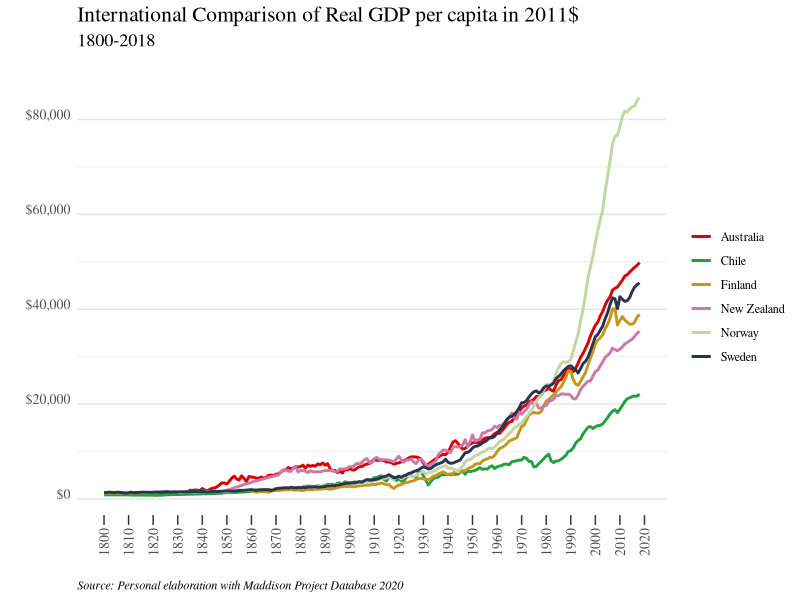
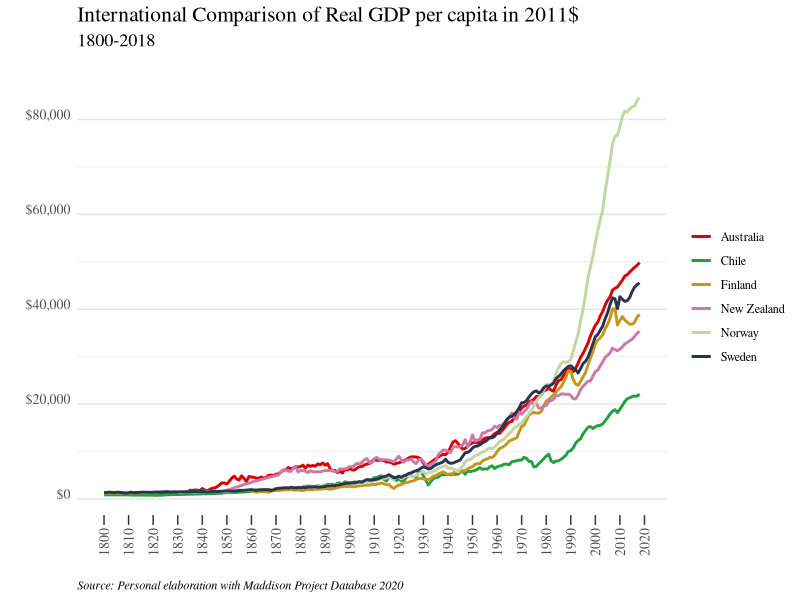
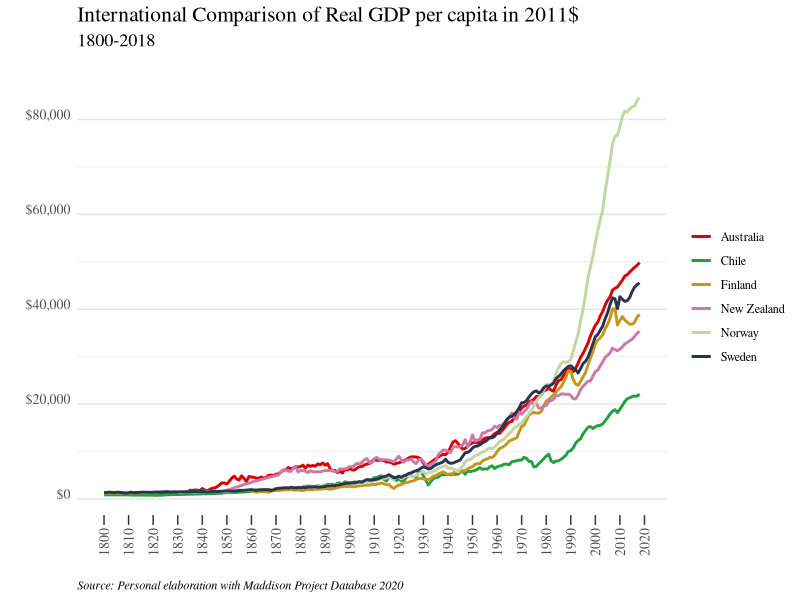

These figures' R source, in order: (Note: this script raises an error after producing the figures.)
## ---- chunk 1
library(readxl)
library(ggplot2)
library(Cairo)
library(scales)
library(ggthemes)
library(dplyr)

## ---- chunk 2
mpd2020 <- as.data.frame(read_excel("mpd2020.xlsx", sheet = "Full data"))

## ---- chunk 3
unique(mpd2020[c("countrycode", "country")])

## ---- chunk 4
  mpd2020 %>% 
  filter(countrycode == "CHL") %>%
  summary()
## ---- chunk 5
df_graf1 <- mpd2020 %>%
  filter(countrycode %in% c("CHL", "NOR", "SWE", "FIN", "NZL", "AUS"),
         year>=1800)

## ---- chunk 6
my_palette = c("#DA0000", "#239f40", "#C4961A", "#CC79A7", "#C3D7A4", "#293352")

g1 <- ggplot(data = df_graf1, aes(year, gdppc, color=country)) +
  geom_line(size = 1) +
  labs(title = "International Comparison of Real GDP per capita in 2011$",
       subtitle = "1800-2018",
       caption = "Source: Personal elaboration with Maddison Project Database 2020",
       x = "",
       y = "",
       col = NULL) +
  scale_color_manual(values = my_palette) +
  scale_x_continuous(breaks=seq(1800,2020, by = 10), position = "bottom") +
  scale_y_continuous(labels = dollar) +
  theme_tufte() +
  theme(plot.title = element_text(size = rel(1.4)),
        plot.subtitle = element_text(size = rel(1.2), margin=margin(0,0,20,0)),
        plot.caption = element_text(hjust = 0, face= "italic"),
        axis.text.x = element_text(angle = 90, vjust=.5, size = 10),
        axis.text.y = element_text(angle = 0, vjust=0, size = 10),
        axis.ticks.length.x = unit(.25, "cm"),
        axis.ticks.x = element_line(size = .5),
        axis.ticks.y = element_blank(),
        panel.grid.major.y = element_line(colour = "grey90"),
        panel.grid.minor.y = element_line(colour = "grey90"))

## ---- chunk 7
# Para guardar en formato png
ggsave(g1, filename = "plot.png", type = 'cairo', dpi = 300,
 width = 18, height = 13.5, units = "cm")

# Para guardar con más calidad (pdf o eps)
ggsave(g1, filename = "plot.png", type = 'cairo', dpi = 300,
 width = 18, height = 13.5, units = "cm")

ggsave(g1, filename = "plot.eps", device = cairo_ps, dpi = 300,
 width = 18, height = 13.5, units = "cm")
## ---- chunk 8
knitr::include_graphics("plot.png")
